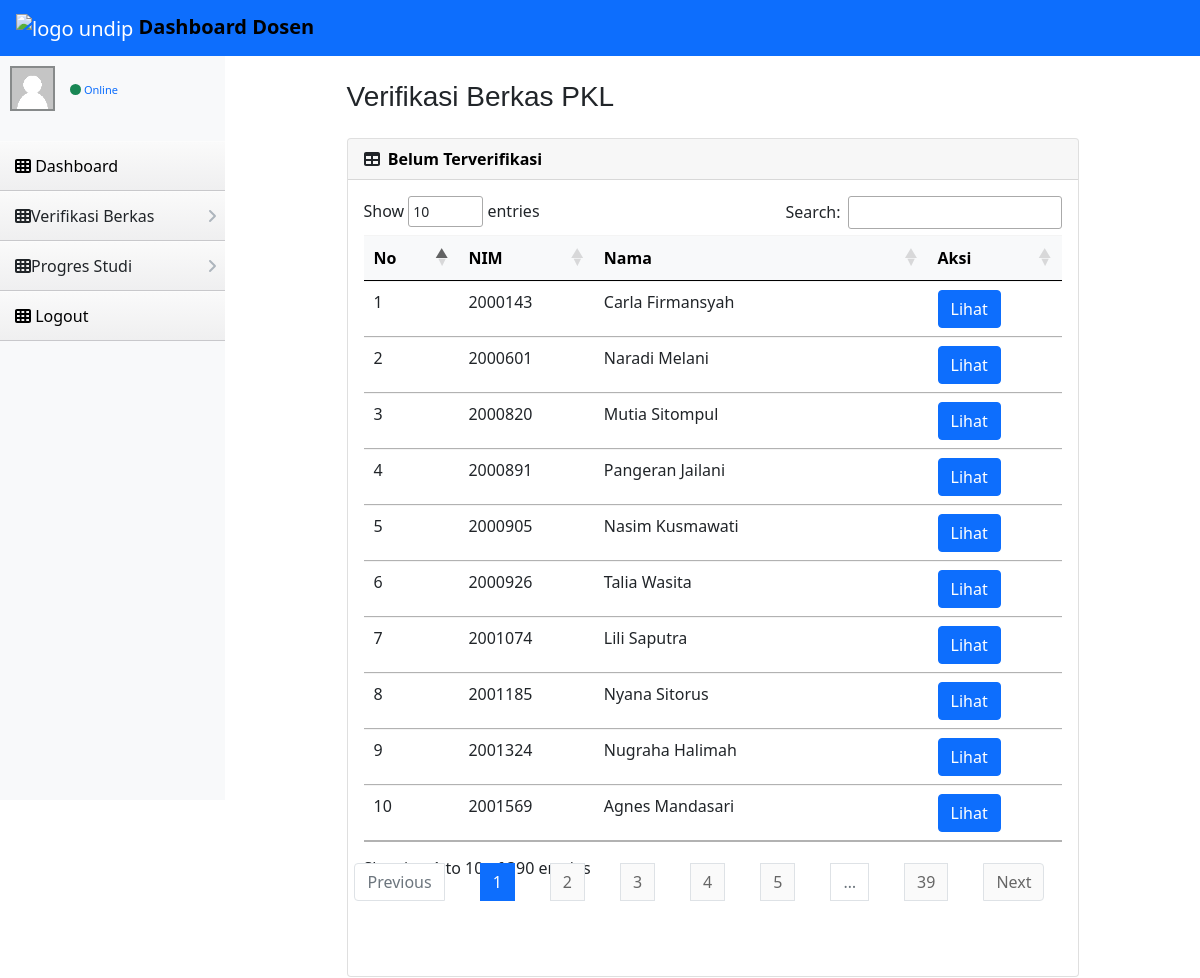
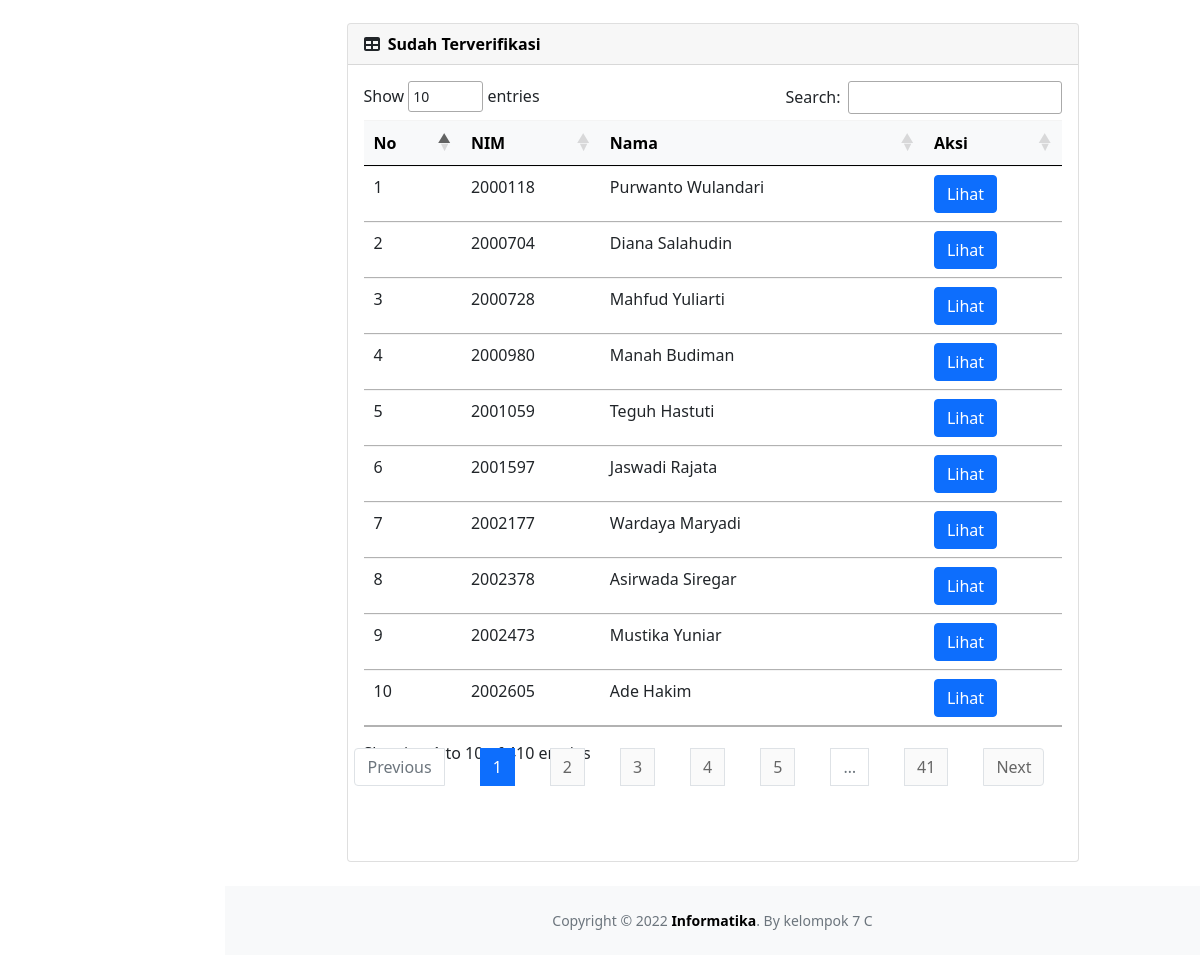
Page /dosen/verifpkl.php on the committed database (2 pictures, top to bottom).
### tables this page shows
CREATE TABLE `mahasiswa` (
  `NIM` bigint(20) NOT NULL,
  `Nama` varchar(255) NOT NULL,
  `Foto` varchar(255) NOT NULL,
  `Email` varchar(255) NOT NULL,
  `Alamat` varchar(255) NOT NULL,
  `No_Hp` varchar(255) NOT NULL,
  `Angkatan` int(11) NOT NULL,
  `semester` int(11) NOT NULL,
  `Status` varchar(20) NOT NULL,
  `Username` varchar(255) NOT NULL,
  `kode_kab` int(11) NOT NULL,
  `NIP_Doswal` int(11) NOT NULL
);

### dosen/verifpkl.php (the view)
<?php include("../template/headerdosen.php");?>
<div id="layoutSidenav_content">
    <main>
        <div class="container-fluid px-4" style="width: 80%;">
            <h3 class="mt-4 mb-4">Verifikasi Berkas PKL</h3>
            <div class="card mb-4">
                <div class="card-header">
                    <i class="fas fa-table me-1"></i>
                    <b>Belum Terverifikasi</b>
                </div>
                <div class="card-body">
                    <table class="table dataTable" id="datatablesSimple1">
                        <thead class="table-light">
                        <tr>
                                <th>No</th>
                                <th>NIM</th>
                                <th>Nama</th>
                                <th>Aksi</th>
                            </tr>
                        </thead>
                        <tbody>
                        <?php
                                $query = "SELECT mahasiswa.NIM,mahasiswa.Nama FROM mahasiswa,pkl WHERE mahasiswa.NIM = pkl.NIM AND pkl.status_verif ='Belum'";
                                $result = $db->query($query);
                                $i = 1;
                                while ($row = $result->fetch_object()) {
                                    echo "<tr>
                                    <td>".$i."</td>
                                    <td>".$row->NIM."</td>
                                    <td>".$row->Nama."</td>
                                    <td><a class='btn btn-primary' href='lihatpkl.php'>Lihat</a></td>";
                                    $i++;
                                }
                            ?>
                        </tbody>
                    </table>
                </div>
            </div>
            <div class="card mb-4">
                <div class="card-header">
                    <i class="fas fa-table me-1"></i>
                    <b>Sudah Terverifikasi</b>
                </div>
                <div class="card-body">
                    <table class="table dataTable" id="datatablesSimple2">
                        <thead class="table-light">
                        <tr>
                                <th>No</th>
                                <th>NIM</th>
                                <th>Nama</th>
                                <th>Aksi</th>
                            </tr>
                        </thead>
                        <tbody>
                        <?php
                                $query = "SELECT mahasiswa.NIM,mahasiswa.Nama FROM mahasiswa,pkl WHERE mahasiswa.NIM = pkl.NIM AND pkl.status_verif !='Belum'";
                                $result = $db->query($query);
                                $i = 1;
                                while ($row = $result->fetch_object()) {
                                    echo "<tr>
                                    <td>".$i."</td>
                                    <td>".$row->NIM."</td>
                                    <td>".$row->Nama."</td>
                                    <td><a class='btn btn-primary' href='lihatpkl.php'>Lihat</a></td>";
                                    $i++;
                                }
                            ?>
                        </tbody>
                    </table>
                </div>
            </div>
        </div>
    </main>
    <?php include("../template/footeruniversal.php")?>

### style/style.css (style rules this page uses)
b { color: #000; }

### css/header.css (style rules this page uses)
td { vertical-align: center; }

### rows in the picture
mahasiswa: NIM "2000143", Nama "Carla Firmansyah"
mahasiswa: NIM "2000601", Nama "Naradi Melani"
mahasiswa: NIM "2000820", Nama "Mutia Sitompul"
mahasiswa: NIM "2000891", Nama "Pangeran Jailani"
mahasiswa: NIM "2000905", Nama "Nasim Kusmawati"
mahasiswa: NIM "2000926", Nama "Talia Wasita"
mahasiswa: NIM "2001074", Nama "Lili Saputra"
mahasiswa: NIM "2001185", Nama "Nyana Sitorus"
mahasiswa: NIM "2001324", Nama "Nugraha Halimah"
mahasiswa: NIM "2001569", Nama "Agnes Mandasari"
mahasiswa: NIM "2000118", Nama "Purwanto Wulandari"
mahasiswa: NIM "2000704", Nama "Diana Salahudin"
mahasiswa: NIM "2000728", Nama "Mahfud Yuliarti"
mahasiswa: NIM "2000980", Nama "Manah Budiman"
mahasiswa: NIM "2001059", Nama "Teguh Hastuti"
mahasiswa: NIM "2001597", Nama "Jaswadi Rajata"
mahasiswa: NIM "2002177", Nama "Wardaya Maryadi"
mahasiswa: NIM "2002378", Nama "Asirwada Siregar"
mahasiswa: NIM "2002473", Nama "Mustika Yuniar"
mahasiswa: NIM "2002605", Nama "Ade Hakim"
